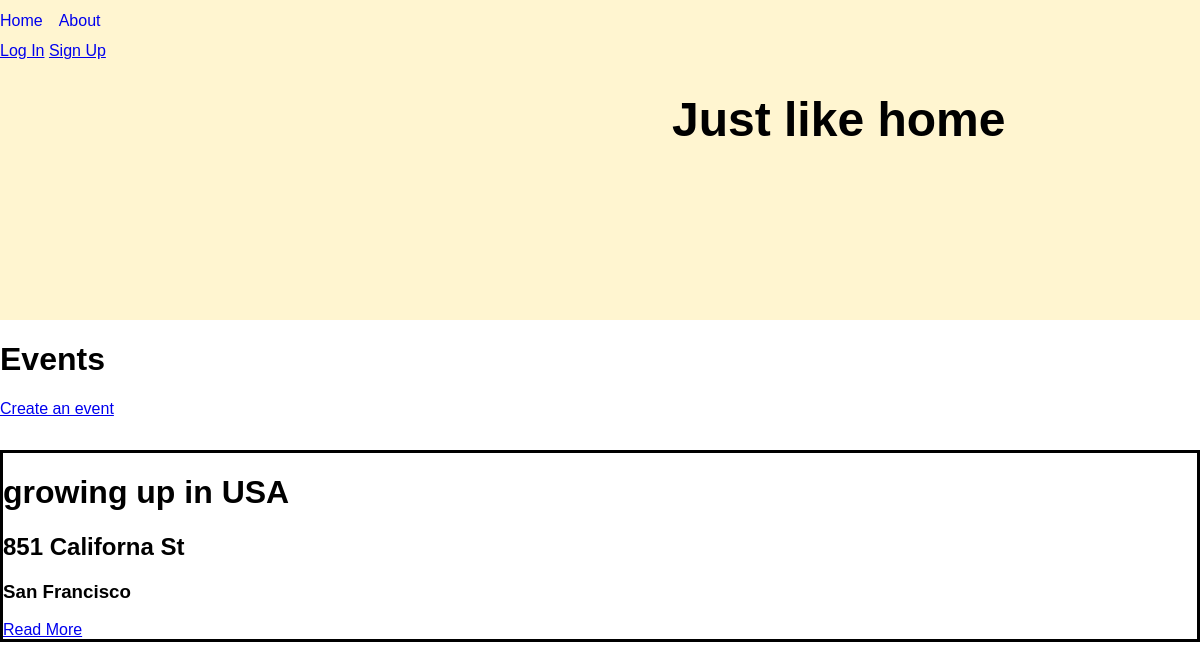
Page /events/ on the earlier database version.
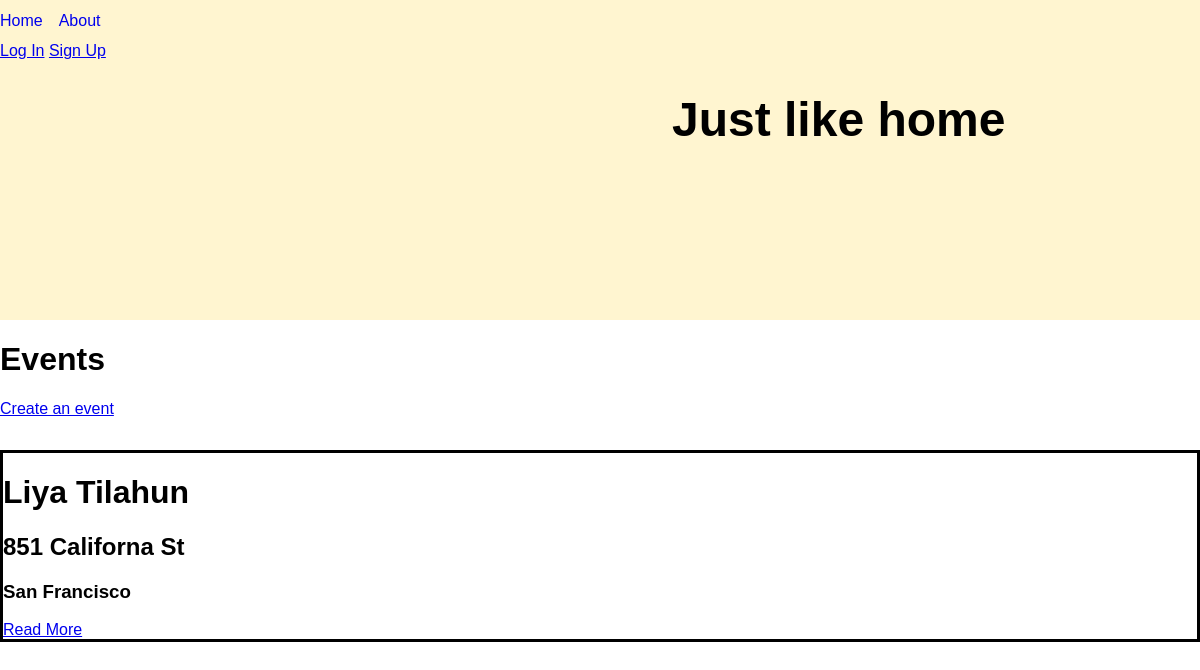
Same page on the later database version.
### events/models.py (models this page shows, shortened)
class Event(models.Model):
    name = models.CharField(max_length=200)
    author = models.ForeignKey(User, on_delete=models.PROTECT,
                               help_text="The user that posted this event.", default=1, related_name='author')
    date_time = models.DateTimeField('event date time')
    street_address = models.CharField(max_length=255, default='address 1')
    city = models.CharField(max_length=255, default='city name')
    location = PlainLocationField(based_fields=['address','city'], zoom=7, default='location')
    description = models.TextField(default='description of the event')
    slug = models.CharField(max_length=400, blank=True, editable=False,
                            help_text="Unique URL path to access this page. Generated by the system.")
    created = models.DateTimeField(auto_now_add=True,
                                   help_text="The date and time this page was created. Automatically generated when the model saves.")
    modified = models.DateTimeField(auto_now=True,
                                    help_text="The date and time this page was updated. Automatically generated when the model updates.")

### events/views.py (the view)
# urls.py: path('', EventListView.as_view(), name='event-list-page'),
class EventListView(ListView):
    model = Event
    def get(self, request):
        events = self.get_queryset().all()
        return render(request, 'events/event_list.html', {
          'events': events
        })

### events/templates/events/event_list.html
{% extends "base.html" %}
{% block content %}
<h1> Events </h1>
<a href="{% url 'create-event-page' %}" title="event-create">Create an event</a>
  {% if events %}
    {% for event in events %}
    <div class='event-card'>
      <h1>{{event.name}}</h1>
      <h2>{{event.street_address}}</h2>
      <h3>{{event.city}}</h3>
      <a href="{% url 'event-details-page' event.slug %}" title="Read More">Read More</a>
    </div>
    {% endfor %}
  {% else %}
    <div>No pages to display.</div>
  {% endif %}
{% endblock %}

Differences in the rows shown:
changed Event "851 Californa St": name "growing up in USA" → "Liya Tilahun"
